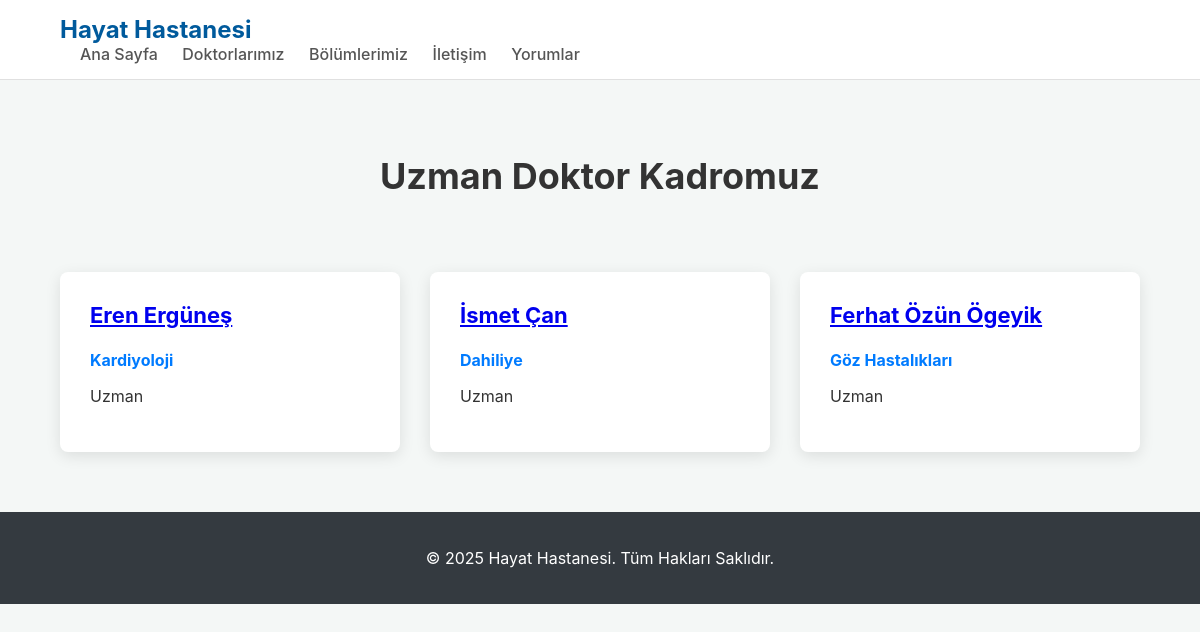
Before: /doktorlar/ with the older database file.
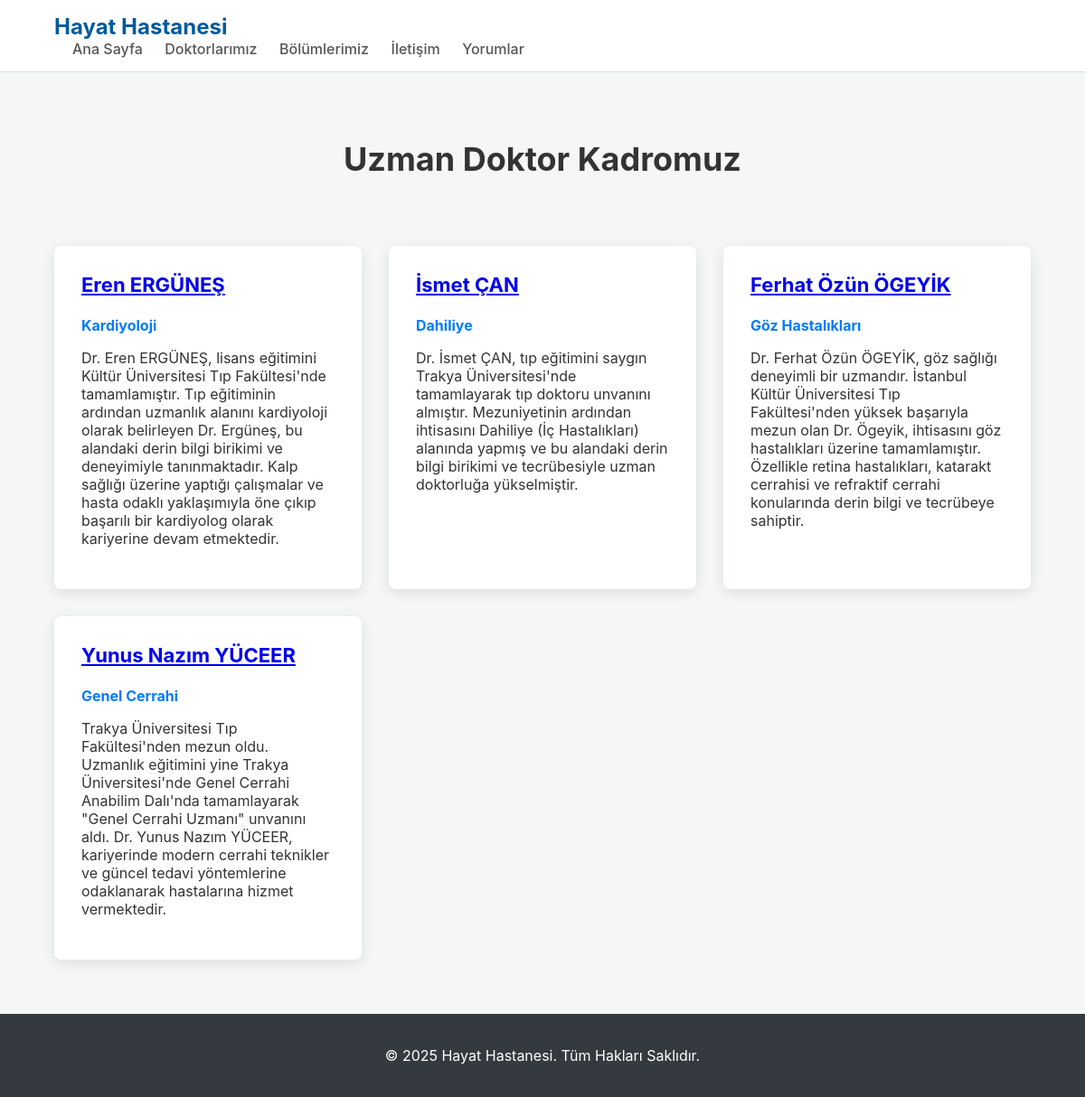
After: the same page with the newer database file.
### hasta_yonetim/models.py (models this page shows, shortened)
class Doktor(models.Model):
    isim_soyisim = models.CharField(max_length=100)
    uzmanlik_alani = models.CharField(max_length=100)
    biyografi = models.TextField()
    fotograf = models.ImageField(upload_to='doktorlar/', null=True, blank=True)

### hasta_yonetim/views.py (the view)
# urls.py: path('doktorlar/', views.doktorlari_listele, name='doktorlar'),
def doktorlari_listele(request):
    doktorlar = Doktor.objects.all()
    return render(request, 'doktorlar.html', {'doktorlar': doktorlar})

### templates/doktorlar.html (shortened to what this page needs)
<!DOCTYPE html>
<html lang="tr">
<head>
</head>
<body>
    <header class="header">
        <div class="container">
            <div class="logo">Hayat Hastanesi</div>
            <nav>
                <a href="/">Ana Sayfa</a>
                <a href="/doktorlar/">Doktorlarımız</a>
                <a href="/bolumlerimiz/">Bölümlerimiz</a>
                <a href="/iletisim/">İletişim</a>
                <a href="/yorumlar/">Yorumlar</a>
            </nav>
        </div>
    </header>
    <main class="container">
        <h1 class="page-title">Uzman Doktor Kadromuz</h1>
        <div class="doctors-grid">
            {% for doktor in doktorlar %}
                <div class="doctor-card">
                    <h3>
                        <a href="/doktorlar/{{ doktor.id }}/">{{ doktor.isim_soyisim }}</a>
                    </h3>
                    <p class="specialty">{{ doktor.uzmanlik_alani }}</p>
                    <p>{{ doktor.biyografi }}</p>
                </div>
            {% endfor %}
            </div>
    </main>
    <footer class="footer">
        <div class="container">
            <p>&copy; 2025 Hayat Hastanesi. Tüm Hakları Saklıdır.</p>
        </div>
    </footer>
</body>
</html>

### templates/doktorlar.html (style rules this page uses)
body { font-family: -apple-system, BlinkMacSystemFont, "Segoe UI", Roboto, Helvetica, Arial, sans-serif; margin: 0; padding: 0; background-color: #f4f7f6; color: #333; }
.container { width: 90%; max-width: 1200px; margin: 0 auto; }
.header { background-color: #ffffff; padding: 15px 0; border-bottom: 1px solid #e0e0e0; display: flex; justify-content: space-between; align-items: center; }
.header .logo { font-size: 24px; font-weight: bold; color: #005a9c; }
.header nav a { margin-left: 20px; text-decoration: none; color: #555; font-weight: 500; }
.page-title { text-align: center; padding: 50px 0; font-size: 36px; color: #333; }
.doctors-grid { display: grid; grid-template-columns: repeat(3, 1fr); gap: 30px; }
.doctor-card { background-color: #ffffff; padding: 30px; border-radius: 8px; box-shadow: 0 4px 15px rgba(0,0,0,0.1); }
.doctor-card h3 { color: #005a9c; margin-top: 0; font-size: 22px; }
.doctor-card .specialty { font-weight: bold; color: #007bff; margin-bottom: 15px; }
.footer { background-color: #343a40; color: white; text-align: center; padding: 20px 0; margin-top: 60px; }

Changed rows visible on the page:
changed Doktor "Kardiyoloji": isim_soyisim "Eren Ergüneş" → "Eren ERGÜNEŞ"; biyografi "Uzman" → "Dr. Eren ERGÜNEŞ, lisans eğitimini Kültür Üniversitesi Tıp Fakültesi'nde tamamlamıştır. Tıp eğitiminin ardından uzmanlık alanını kardiyoloji olarak belirleyen Dr. Ergüneş, bu alandaki derin bilgi birikimi ve deneyimiyle tanınmaktadır. Kalp sağlığı üzerine yaptığı çalışmalar ve hasta odaklı yaklaşımıyla öne çıkıp başarılı bir kardiyolog olarak kariyerine devam etmektedir."
changed Doktor "Dahiliye": isim_soyisim "İsmet Çan" → "İsmet ÇAN"; biyografi "Uzman" → "Dr. İsmet ÇAN, tıp eğitimini saygın Trakya Üniversitesi'nde tamamlayarak tıp doktoru unvanını almıştır. Mezuniyetinin ardından ihtisasını Dahiliye (İç Hastalıkları) alanında yapmış ve bu alandaki derin bilgi birikimi ve tecrübesiyle uzman doktorluğa yükselmiştir."
changed Doktor "Göz Hastalıkları": isim_soyisim "Ferhat Özün Ögeyik" → "Ferhat Özün ÖGEYİK"; biyografi "Uzman" → "Dr. Ferhat Özün ÖGEYİK, göz sağlığı deneyimli bir uzmandır. İstanbul Kültür Üniversitesi Tıp Fakültesi'nden yüksek başarıyla mezun olan Dr. Ögeyik, ihtisasını göz hastalıkları üzerine tamamlamıştır. Özellikle retina hastalıkları, katarakt cerrahisi ve refraktif cerrahi konularında derin bilgi ve tecrübeye sahiptir."
added Doktor: isim_soyisim "Yunus Nazım YÜCEER", uzmanlik_alani "Genel Cerrahi", biyografi "Trakya Üniversitesi Tıp Fakültesi'nden mezun oldu. Uzmanlık eğitimini yine Trakya Üniversitesi'nde Genel Cerrahi Anabilim Dalı'nda tamamlayarak \"Genel Cerrahi Uzmanı\" unvanını aldı. Dr. Yunus Nazım YÜCEER, kariyerinde modern cerrahi teknikler ve güncel tedavi yöntemlerine odaklanarak hastalarına hizmet vermektedir."
